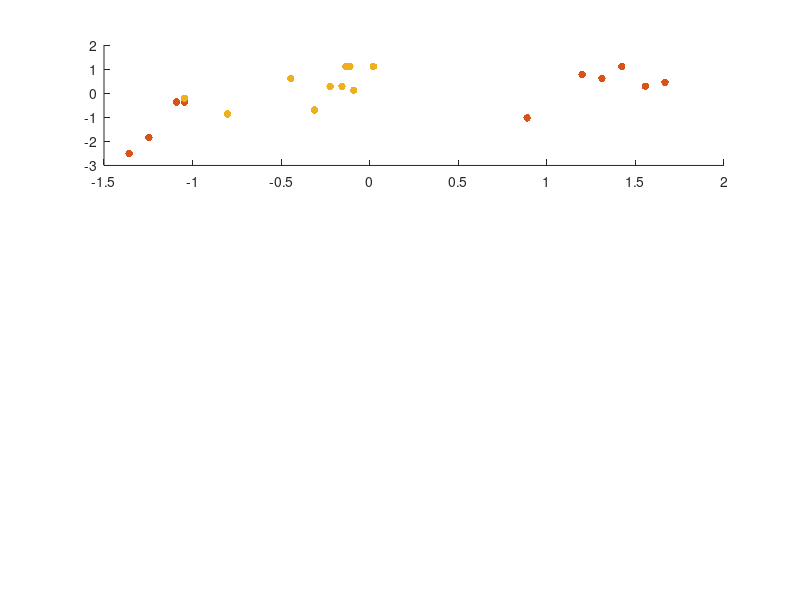

Reproduce this figure in MATLAB. (Note: this script raises an error after producing the figure.)
clc;
clear;
close all;
load('F0_PVT_50.mat');
% Standardisation
F0_PVT_normalised = zscore(Data(:,11:30)')';
pressure = F0_PVT_normalised(1,:);
vibration = F0_PVT_normalised(2,:);
temp = F0_PVT_normalised(3,:);

%% Section_C_1_a
figure()
% Pressure-Vibration
subplot(3,1,1)
size = 30;

scatter(pressure(1:10),vibration(1:10),'filled','MarkerFaceColor','#D95319','SizeData',size)
hold on
scatter(pressure(11:20),vibration(11:20),'filled','MarkerFaceColor','#EDB120','SizeData',size)

% Apply LDA
Data_nor = F0_PVT_normalised;
species={'black_foam';'black_foam';'black_foam';'black_foam';'black_foam';'black_foam';'black_foam';'black_foam';'black_foam';'black_foam';
     'car_sponge';'car_sponge';'car_sponge';'car_sponge';'car_sponge';'car_sponge';'car_sponge';'car_sponge';'car_sponge';'car_sponge';};

Data_nor_PV = Data_nor(1:2,:);  % for P,V datasets
LDA_PV = fitcdiscr(Data_nor_PV',species);    
[eigenvectors,eigenvalues]=eig(inv(LDA_PV.Sigma)*LDA_PV.BetweenSigma); %calcualte corresponding eigenvectors and values
plot([-eigenvectors(1,1)*2 eigenvectors(1,1)*2 ],...
    [-eigenvectors(2,1)*2  eigenvectors(2,1)*2 ],...
    'Color','#4DBEEE','lineWidth',1.5)   
hold on
% Calculate slope
LDA_slope = eigenvectors(2,1)/eigenvectors(1,1);
Discrimination_slope = -1/LDA_slope;
x = 10; 
y = Discrimination_slope*x;% perpendicular discrimination line 
plot([x -x],[y -y],'--','lineWidth',1.5)  
hold off
grid on
legend('black foam','car sponge','FontSize',10);
axis([-2 2 -2 2])
axis square
xlabel('Pressure')
ylabel('Vibration')



% Pressure-Temperature
subplot(3,1,2)

scatter(pressure(1:10),temp(1:10),'filled','MarkerFaceColor','#D95319','SizeData',size)
hold on
scatter(pressure(11:20),temp(11:20),'filled','MarkerFaceColor','#EDB120','SizeData',size)

% Apply LDA
Data_nor = F0_PVT_normalised;

Data_nor_PT = [Data_nor(1,:);Data_nor(3,:)];  % for P,T datasets
LDA_PT = fitcdiscr(Data_nor_PT',species);
[eigenvectors,eigenvalues]=eig(inv(LDA_PT.Sigma)*LDA_PT.BetweenSigma); %calcualte corresponding eigenvectors and values
plot([-eigenvectors(1,1)*2 eigenvectors(1,1)*2 ],...
    [-eigenvectors(2,1)*2  eigenvectors(2,1)*2 ],...
    'Color','#4DBEEE','lineWidth',1.5)   
hold on
% find slope
LDA_slope = eigenvectors(2,1)/eigenvectors(1,1);
Discrimination_slope = -1/LDA_slope;
x = 10; 
y = Discrimination_slope*x; % perpendicular discrimination line 
plot([x -x],[y -y],'--','lineWidth',1.5)  
hold off
grid on
legend('black foam','car sponge','FontSize',10);
axis([-2 2 -2 2])
axis square
xlabel('Pressure')
ylabel('Temperature')



% Temperature-Vibration
subplot(3,1,3)

scatter(temp(1:10),vibration(1:10),'filled','MarkerFaceColor','#D95319','SizeData',size)
hold on
scatter(temp(11:20),vibration(11:20),'filled','MarkerFaceColor','#EDB120','SizeData',size)

% Apply LDA
Data_nor = F0_PVT_normalised;

Data_nor_TV = [Data_nor(3,:);Data_nor(2,:)]; % for TV datasets
LDA_TV = fitcdiscr(Data_nor_TV',species);
[eigenvectors,eigenvalues]=eig(inv(LDA_TV.Sigma)*LDA_TV.BetweenSigma);%calcualte corresponding eigenvectors and values
plot([-eigenvectors(1,1)*2 eigenvectors(1,1)*2 ],...
    [-eigenvectors(2,1)*2  eigenvectors(2,1)*2 ],...
    'Color','#4DBEEE','lineWidth',1.5) 
hold on
% Calculate LDA line slope
LDA_slope = eigenvectors(2,1)/eigenvectors(1,1);
Discrimination_slope = -1/LDA_slope;
x = 10; 
y = Discrimination_slope*x; % perpendicular discrimination line
plot([x -x],[y -y],'--','lineWidth',1.5)  
hold off
grid on
legend('black foam','car sponge','FontSize',10);
axis([-2 2 -2 2])
axis square
xlabel('Temperature')
ylabel('Vibration')



%% Section_C_1_b
figure()
% 3D scatter plot the Data_nor points
scatter3(pressure(1:10),vibration(1:10),temp(1:10),'filled','MarkerFaceColor','#D95319','SizeData',size)
hold on
scatter3(pressure(11:20),vibration(11:20),temp(11:20),'filled','MarkerFaceColor','#EDB120','SizeData',size)

Data_nor_PVT = F0_PVT_normalised;
LDA_PVT = fitcdiscr(Data_nor_PVT',species,'DiscrimType','linear');

[Eigenvectors,Eigenvalues]=eig(inv(LDA_PVT.Sigma)*LDA_PVT.BetweenSigma);%calcualte corresponding eigenvectors and values
[Eigenvalues,index] = sort(diag(Eigenvalues),'descend');% sort the eigenvalues from big to small
Eigenvalues = Eigenvalues(index);
Feature_Vector = Eigenvectors(:,index);
Feature_Vector(:,3)=[]; 
% plot the feature vectors with hyperplane
X1 = [-Feature_Vector(1,1) Feature_Vector(1,1)]*2;
Y1 = [-Feature_Vector(2,1) Feature_Vector(2,1)]*2;
Z1 = [-Feature_Vector(3,1) Feature_Vector(3,1)]*2;
plot3(X1,Y1,Z1,'Color','#4DBEEE','lineWidth',1.5)
X2 = [-Feature_Vector(1,2) Feature_Vector(1,2)]*2;
Y2 = [-Feature_Vector(2,2) Feature_Vector(2,2)]*2;
Z2 = [-Feature_Vector(3,2) Feature_Vector(3,2)]*2;
plot3(X2,Y2,Z2,'lineWidth',1.5)
hold on
patch('XData',[-Feature_Vector(1,1:2)*10 Feature_Vector(1,1:2)*10],'YData',[-Feature_Vector(2,1:2)*10 Feature_Vector(2,1:2)*10],'ZData',[-Feature_Vector(3,1:2)*10 Feature_Vector(3,1:2)*10],'FaceAlpha',0.5)
hold on

hold off
grid on
legend('black foam','car sponge','FontSize',10);
axis([-2 2 -2 2 -2 2])
axis square
xlabel('Pressure')
ylabel('Vibration')
zlabel('Temperature')


Data_nor_PV = Data_nor(1:2,:);  
LDA_PV = fitcdiscr(Data_nor_PV',species);    
[eigenvectors,eigenvalues]=eig(inv(LDA_PV.Sigma)*LDA_PV.BetweenSigma);

figure
Data_nor_PV=Data_nor_PV';
Data_nor_1=Data_nor_PV*eigenvectors(:,1);
Data_nor_2=Data_nor_PV*eigenvectors(:,2);
LD1 = Data_nor_1(:,1);
Vertical= Data_nor_2(:,1);
step=1;
a=zeros(1,40);

scatter(LD1(1:10),a(1:10),'filled','MarkerFaceColor','#D95319','SizeData',size)
hold on
scatter(LD1(11:20),a(11:20),'filled','MarkerFaceColor','#EDB120','SizeData',size)

plot([-2 2],[0 0],'Color','#4DBEEE','lineWidth',1.5)
plot([0 0],[-2 2],'--','lineWidth',1.5)
axis([-2 2 -2 2 -2 2])
axis square
legend('black foam','car sponge','FontSize',10);


%% Section_C_1_d
% LDA between the two objects, black foam & acrylic
F0_PVT_normalised = zscore(Data(:,1:20)')'
pressure = F0_PVT_normalised(1,:);
vibration = F0_PVT_normalised(2,:);
temp = F0_PVT_normalised(3,:);

figure()
% ----------------------Pressure vs. Vibration------------------------
subplot(3,1,1)
% plot the Data_nor points
size = 30;

scatter(pressure(1:10),vibration(1:10),'filled','MarkerFaceColor','#0072BD','SizeData',size)
hold on
scatter(pressure(11:20),vibration(11:20),'filled','MarkerFaceColor','#D95319','SizeData',size)

% Apply LDA
Data_nor = F0_PVT_normalised;
species={'acrylic';'acrylic';'acrylic';'acrylic';'acrylic';'acrylic';'acrylic';'acrylic';'acrylic';'acrylic';
        'black_foam';'black_foam';'black_foam';'black_foam';'black_foam';'black_foam';'black_foam';'black_foam';'black_foam';'black_foam'};

Data_nor_PV = Data_nor(1:2,:); 
LDA_PV = fitcdiscr(Data_nor_PV',species);    
[eigenvectors,eigenvalues]=eig(inv(LDA_PV.Sigma)*LDA_PV.BetweenSigma);
plot([-eigenvectors(1,1)*2 eigenvectors(1,1)*2 ],...
    [-eigenvectors(2,1)*2  eigenvectors(2,1)*2 ],...
    'Color','#4DBEEE','lineWidth',1.5)    
hold on
% find slope
LDA_slope = eigenvectors(2,1)/eigenvectors(1,1);
Discrimination_slope = -1/LDA_slope;
x = 10; y = Discrimination_slope*x; % perpendicular discrimination line
plot([x -x],[y -y],'--','lineWidth',1.5)  
hold off
grid on
legend('acrylic','black foam','FontSize',10);
axis([-2 2 -2 2])
axis square
xlabel('Pressure')
ylabel('Vibration')
%title('Spilted Data_nor by LDA line P-V')


% Pressure vs. Temperature
subplot(3,1,2)

scatter(pressure(1:10),temp(1:10),'filled','MarkerFaceColor','#0072BD','SizeData',size)
hold on
scatter(pressure(11:20),temp(11:20),'filled','MarkerFaceColor','#D95319','SizeData',size)

% Apply LDA
Data_nor = F0_PVT_normalised;

Data_nor_PT = [Data_nor(1,:);Data_nor(3,:)];  % for PT
LDA_PT = fitcdiscr(Data_nor_PT',species);
[eigenvectors,eigenvalues]=eig(inv(LDA_PT.Sigma)*LDA_PT.BetweenSigma);
plot([-eigenvectors(1,1)*2 eigenvectors(1,1)*2 ],...
    [-eigenvectors(2,1)*2  eigenvectors(2,1)*2 ],...
    'Color','#4DBEEE','lineWidth',1.5)   
hold on
% Calculate slope
LDA_slope = eigenvectors(2,1)/eigenvectors(1,1);
Discrimination_slope = -1/LDA_slope;
x = 10; 
y = Discrimination_slope*x; % perpendicular discrimination line
plot([x -x],[y -y],'--','lineWidth',1.5)  
hold off
grid on
legend('acrylic','black foam','FontSize',10);
axis([-2 2 -2 2])
axis square
xlabel('Pressure')
ylabel('Temperature')



% Temperature vs. Vibration
subplot(3,1,3)

scatter(temp(1:10),vibration(1:10),'filled','MarkerFaceColor','#0072BD','SizeData',size)
hold on
scatter(temp(11:20),vibration(11:20),'filled','MarkerFaceColor','#D95319','SizeData',size)

% Apply LDA
Data_nor = F0_PVT_normalised;

Data_nor_TV = [Data_nor(3,:);Data_nor(2,:)];  % for TV
LDA_TV = fitcdiscr(Data_nor_TV',species);
[eigenvectors,eigenvalues]=eig(inv(LDA_TV.Sigma)*LDA_TV.BetweenSigma);
plot([-eigenvectors(1,1)*2 eigenvectors(1,1)*2 ],...
    [-eigenvectors(2,1)*2  eigenvectors(2,1)*2 ],...
    'Color','#4DBEEE','lineWidth',1.5)   
hold on
% Calculate slope
LDA_slope = eigenvectors(2,1)/eigenvectors(1,1);
Discrimination_slope = -1/LDA_slope;
x = 10; 
y = Discrimination_slope*x;% perpendicular discrimination line
plot([x -x],[y -y],'--','lineWidth',1.5)  
hold off
grid on
legend('acrylic','black foam','FontSize',10);
axis([-2 2 -2 2])
axis square
xlabel('Temperature')
ylabel('Vibration')


figure()

scatter3(pressure(1:10),vibration(1:10),temp(1:10),'filled','MarkerFaceColor','#0072BD','SizeData',size)
hold on
scatter3(pressure(11:20),vibration(11:20),temp(11:20),'filled','MarkerFaceColor','#D95319','SizeData',size)

Data_nor_PVT = F0_PVT_normalised; 
LDA_PVT = fitcdiscr(Data_nor_PVT',species,'DiscrimType','linear');

[Eigenvectors,Eigenvalues]=eig(inv(LDA_PVT.Sigma)*LDA_PVT.BetweenSigma);
[Eigenvalues,index] = sort(diag(Eigenvalues),'descend');
Eigenvalues = Eigenvalues(index);
Feature_Vector = Eigenvectors(:,index);
Feature_Vector(:,3)=[]; % delete the last colume with lowest eigenvalue
X1 = [-Feature_Vector(1,1) Feature_Vector(1,1)]*2;
Y1 = [-Feature_Vector(2,1) Feature_Vector(2,1)]*2;
Z1 = [-Feature_Vector(3,1) Feature_Vector(3,1)]*2;
plot3(X1,Y1,Z1,'Color','#4DBEEE','lineWidth',1.5)
X2 = [-Feature_Vector(1,2) Feature_Vector(1,2)]*2;
Y2 = [-Feature_Vector(2,2) Feature_Vector(2,2)]*2;
Z2 = [-Feature_Vector(3,2) Feature_Vector(3,2)]*2;
plot3(X2,Y2,Z2,'lineWidth',1.5)
hold on
patch('XData',[-Feature_Vector(1,1:2)*10 Feature_Vector(1,1:2)*10],'YData',[-Feature_Vector(2,1:2)*10 Feature_Vector(2,1:2)*10],'ZData',[-Feature_Vector(3,1:2)*10 Feature_Vector(3,1:2)*10],'FaceAlpha',0.5)
hold on

hold off
grid on
legend('acrylic','black foam','FontSize',10);
axis([-2 2 -2 2 -2 2])
axis square
xlabel('Pressure')
ylabel('Vibration')
zlabel('Temperature')


Data_nor_PV = Data_nor(1:2,:);  % for PV
LDA_PV = fitcdiscr(Data_nor_PV',species);    
[eigenvectors,eigenvalues]=eig(inv(LDA_PV.Sigma)*LDA_PV.BetweenSigma);

figure
Data_nor_PV=Data_nor_PV'
Data_nor_1=Data_nor_PV*eigenvectors(:,1)
Data_nor_2=Data_nor_PV*eigenvectors(:,2)
LD1 = Data_nor_1(:,1);
Vertical= Data_nor_2(:,1);
step=1;
a=zeros(1,40);

scatter(LD1(1:10),a(1:10),'filled','MarkerFaceColor','#0072BD','SizeData',size)
hold on
scatter(LD1(11:20),a(11:20),'filled','MarkerFaceColor','#D95319','SizeData',size)

plot([-2 2],[0 0],'Color','#4DBEEE','lineWidth',1.5)
plot([0 0],[-2 2],'--','lineWidth',1.5)
axis([-2 2 -2 2 -2 2])
axis square
legend('acrylic','black foam','FontSize',10);

